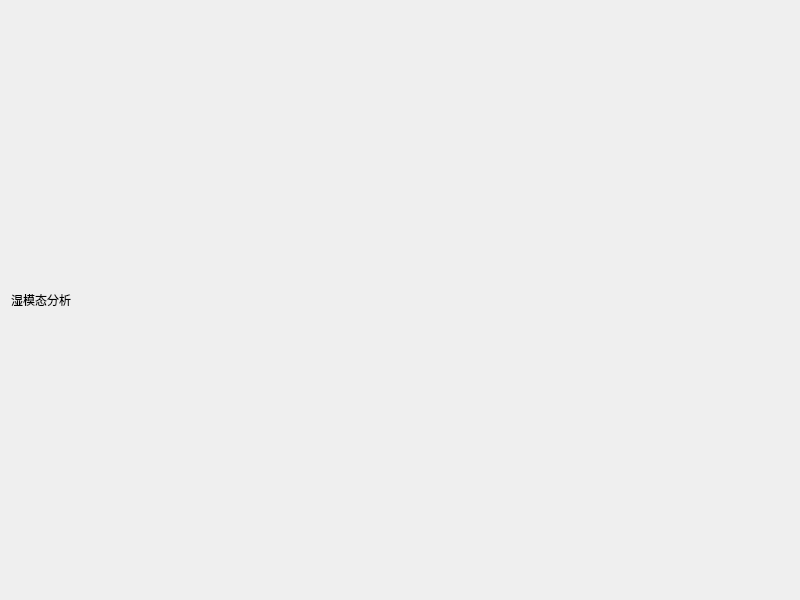
<?xml version="1.0" encoding="UTF-8"?>
<ui version="4.0">
 <class>WetModalAnalysisModule</class>
 <widget class="QWidget" name="WetModalAnalysisModule">
  <property name="geometry">
   <rect>
    <x>0</x>
    <y>0</y>
    <width>800</width>
    <height>600</height>
   </rect>
  </property>
  <property name="windowTitle">
   <string>湿模态分析</string>
  </property>
  <layout class="QVBoxLayout" name="verticalLayout">
   <item>
    <widget class="QLabel" name="label">
     <property name="text">
      <string>湿模态分析</string>
     </property>
    </widget>
   </item>
  </layout>
 </widget>
 <resources/>
 <connections/>
</ui>
